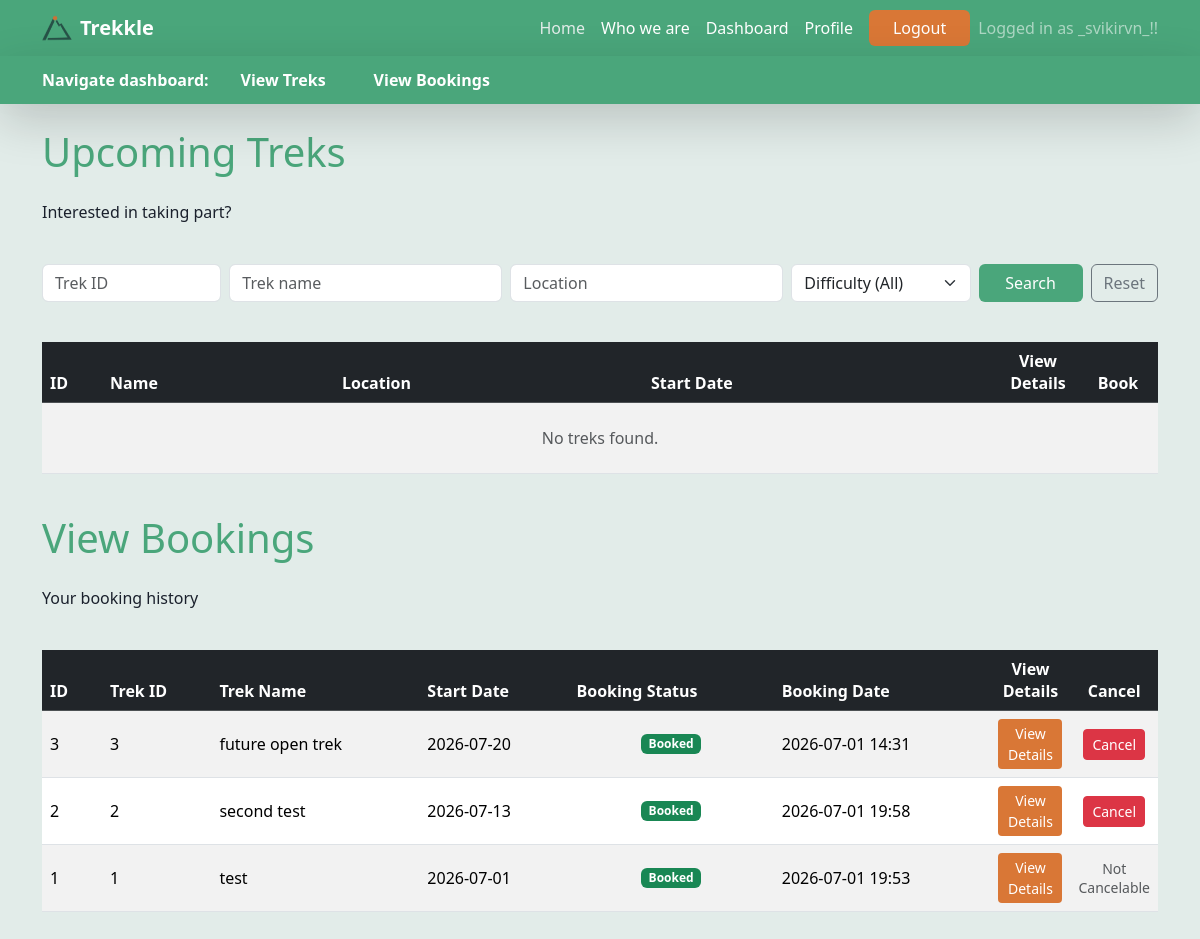
/trekker/dashboard (signed in), run on the app's committed database.
### models.py (models this page shows)
class User(UserMixin, db.Model):
    id = db.Column(db.Integer, primary_key=True)
    username = db.Column(db.String(150), unique=True, nullable=False)
    email = db.Column(db.String(150), unique=True, nullable=False)
    password_hash = db.Column(db.String(255), nullable=False)
    full_name = db.Column(db.String(150), nullable=False)
    phone = db.Column(db.String(20))
    role = db.Column(db.String(20), nullable=False, default="trekker")
    status = db.Column(db.String(20), nullable=False, default="pending")
    created_at = db.Column(db.DateTime, default=lambda: datetime.now(timezone.utc))

class Booking(db.Model):
    id = db.Column(db.Integer, primary_key=True)
    user_id = db.Column(db.Integer, db.ForeignKey("user.id", ondelete="CASCADE"), nullable=False)
    trek_id = db.Column(db.Integer, db.ForeignKey("treks.id", ondelete="CASCADE"), nullable=False)
    booking_date = db.Column(db.DateTime, default=lambda: datetime.now(timezone.utc))
    status = db.Column(db.String(20), nullable=False, default="Booked")

class Treks(db.Model):
    id = db.Column(db.Integer, primary_key=True)
    name = db.Column(db.String(150), nullable=False)
    location = db.Column(db.String(150), nullable=False)
    description = db.Column(db.Text)
    difficulty = db.Column(db.String(20), nullable=False)
    duration_days = db.Column(db.Integer, nullable=False)
    total_slots = db.Column(db.Integer, nullable=False)
    available_slots = db.Column(db.Integer, nullable=False)
    start_date = db.Column(db.Date, nullable=False)
    end_date = db.Column(db.Date, nullable=False)
    status = db.Column(db.String(20), nullable=False, default="Open")
    trek_updates = db.Column(db.String(250), default="As Scheduled")
    created_at = db.Column(db.DateTime, default=lambda: datetime.now(timezone.utc))

### trekker.py (the view)
@trekker_bp.route('/trekker/dashboard')
@login_required
@trekker_required
def trekker_dashboard():
    search_id   = request.args.get('search_id', '').strip()
    search_name = request.args.get('search_name', '').strip()
    search_location = request.args.get('search_location', '').strip()
    search_difficulty = request.args.get('search_difficulty', '').strip()
    my_bookings = db.session.query(Booking, Treks).join(
        Treks, Booking.trek_id == Treks.id
    ).filter(
        Booking.user_id == current_user.id
    ).order_by(Booking.id.desc()).all()
    booked_trek_ids = {
        booking.trek_id for booking, trek in my_bookings
    }
    query = Treks.query.filter(
        ~Treks.id.in_(booked_trek_ids) if booked_trek_ids else True,
        Treks.start_date >= date.today(),
        Treks.status == 'Open'
    )
    all_treks = Treks.query.all()
    if search_id:
        try:
            query = query.filter(Treks.id == int(search_id))
        except ValueError:
            flash('Invalid Trek ID format.', 'error')
    if search_name:
        query = query.filter(Treks.name.ilike(f'%{search_name}%'))
    if search_location:
        query = query.filter(Treks.location.ilike(f'%{search_location}%'))
    if search_difficulty:
        query = query.filter(Treks.difficulty.ilike(f'%{search_difficulty}%'))
    treks = query.order_by(Treks.id).all()
    def find_trek(trek_id):
        return Treks.query.get(trek_id)
    return render_template(
        'trekker.html',
        user=current_user,
        my_bookings=my_bookings,
        search_id=search_id,
        search_name=search_name,
        search_location=search_location,
        search_difficulty=search_difficulty,
        treks=treks,
        all_treks=all_treks,
        find_trek=find_trek,
        date=date
        )

### app.py (called while the page is built)
@login_manager.user_loader
def load_user(user_id):
    return(User.query.get(int(user_id)))

### trekker.py (called while the page is built)
def trekker_required(f):
    @wraps(f)
    def wrapped(*args, **kwargs):
        if current_user.role != 'Trekker' or current_user.status != 'active':
            from flask import abort
            abort(403)
        return f(*args, **kwargs)
    return wrapped

### templates/trekker.html (shortened to what this page needs)
{%extends "base.html"%}
{%block subnav%}
<div class="navbar navbar-expand-lg navbar-dark navbar-trekkle shadow-lg sticky-top">
    <div class="container">
        <div class="d-flex align-items-center gap-3">
            <span class="text-white fw-bold ">Navigate dashboard:</span>
            <a href="#view-treks" class="nav-link text-white fw-semibold px-3 py-1">
                View Treks
            </a>
            <a href="#view-bookings" class="nav-link text-white fw-semibold px-3 py-1">
                View Bookings
            </a>
        </div>
    </div>
</div>
{%endblock%}
{%block content%}
<div class="container py-4">
    <div class="row g-3 mb-4 align-items-end">
        <h1 class="mb-2 text-trekkle-primary" id="view-treks">Upcoming Treks</h1>
        <p class="text mb-4">Interested in taking part?</p>
        <div class="col-12">
            <form method="GET" action="{{ url_for('trekker_bp.trekker_dashboard') }}" class="row g-2 align-items-center" id="form_search_treks">
                <div class="col-12 col-md-2">
                    <input type="number" name="search_id" class="form-control" placeholder="Trek ID" value="{{ search_id }}" min="1">
                </div>
                <div class="col-12 col-md-3">
                    <input type="text" name="search_name" class="form-control" placeholder="Trek name" value="{{ search_name }}">
                </div>
                <div class="col-12 col-md-3">
                    <input type="text" name="search_location" class="form-control" placeholder="Location" value="{{ search_location }}">
                </div>
                <div class="col-12 col-md-2">
                    <select name="search_difficulty" class="form-select">
                        <option value="">Difficulty (All)</option>
                    </select>
                </div>
                <div class="col-12 col-md-2 d-flex gap-2">
                    <button type="submit" class="btn btn-trekkle-primary flex-grow-1">Search</button>
                    <a href="{{ url_for('trekker_bp.trekker_dashboard') }}" class="btn btn-outline-secondary" title="Reset Filters">Reset</a>
                </div>
            </form>
        </div>
    </div>
    <div style="max-height: 420px; overflow-y: auto;">
        <table class="table table-hover table-striped align-middle mb-0" id="treks_table">
            <thead class="table-dark">
                <tr>
                    <th style="width:60px">ID</th>
                    <th>Name</th>
                    <th>Location</th>
                    <th>Start Date</th>
                    <th style="width:80px" class="text-center">View Details</th>
                    <th style="width:80px" class="text-center">Book</th>
                </tr>
            </thead>
            <tbody>
                {% if treks %}
                {% for trek in treks %}
                <tr>
                    <td>{{ trek.id }}</td>
                    <td>{{ trek.name }}</td>
                    <td>
                        {{ trek.location }}
                    </td>
                    <td>
                        {{ trek.start_date.strftime('%Y-%m-%d') }}
                    </td>
                    <td class="text-center">
                        <button class="btn btn-sm btn-trekkle-cta" data-bs-toggle="modal"
                            data-bs-target="#viewModal{{ trek.id }}" title="View Details">
                            View Details
                        </button>
                    </td>
                    <td class="text-center">
                        <form method="POST" action="{{ url_for('trekker_bp.book_trek', trek_id=trek.id) }}">
                            <button type="submit" class="btn btn-sm btn-trekkle-cta" title="Book trek">
                                Book
                            </button>
                        </form>
                    </td>
                </tr>
                {% endfor %}
                {% else %}
                <tr>
                    <td colspan="6" class="text-center text-muted py-4">No treks found.</td>
                </tr>
                {% endif %}
            </tbody>
        </table>
    </div>
    <div class="row g-3 mb-4 align-items-end mt-4">
        <h1 class="mb-2 text-trekkle-primary" id="view-bookings">View Bookings</h1>
        <p class="text mb-4">Your booking history</p>
        <div style="max-height: 420px; overflow-y: auto;">
            <table class="table table-hover table-striped align-middle mb-0" id="bookings_table">
                <thead class="table-dark">
                    <tr>
                        <th style="width:60px">ID</th>
                        <th>Trek ID</th>
                        <th>Trek Name</th>
                        <th>Start Date</th>
                        <th>Booking Status</th>
                        <th>Booking Date</th>
                        <th style="width:80px" class="text-center">View Details</th>
                        <th style="width:80px" class="text-center">Cancel</th>
                    </tr>
                </thead>
                <tbody>
                    {% if my_bookings %}
                    {% for booking, trek_info in my_bookings %}
                    <tr>
                        <td>{{ booking.id }}</td>
                        <td>{{ booking.trek_id }}</td>
                        <td>
                            {{ trek_info.name }}
                        </td>
                        <td>
                            {{ trek_info.start_date.strftime('%Y-%m-%d') }}
                        </td>
                        <td class="text-center">
                            {% if booking.status == 'Booked' %}
                            <span class="badge bg-success">Booked</span>
                            {% elif booking.status == 'Cancelled' %}
                            <span class="badge bg-danger">Cancelled</span>
                            {% else %}
                            <span class="badge bg-secondary">{{ booking.status }}</span>
                            {% endif %}
                        </td>
                        <td>
                            {{ booking.booking_date.strftime('%Y-%m-%d %H:%M') }}
                        </td>
                        <td class="text-center">
                            <button class="btn btn-sm btn-trekkle-cta" data-bs-toggle="modal"
                                data-bs-target="#viewModal{{ booking.trek_id }}" title="View Details">
                                View Details
                            </button>
                        </td>
                        <td class="text-center">
                            {% if booking.status != 'Cancelled' %}
                            {% if trek_info.status != 'Completed' and trek_info.start_date > date.today() %}
                            <form method="POST"
                                action="{{ url_for('trekker_bp.cancel_booking', booking_id=booking.id) }}"
                                style="display:inline;" onsubmit="return confirm('cancel this booking?');">
                                <button type="submit" class="btn btn-sm btn-danger" title="Cancel booking">
                                    Cancel
                                </button>
                            </form>
                            {% else %}
                            <span class="text-muted small">Not Cancelable</span>
                            {% endif %}
                            {% endif %}
                        </td>
                    </tr>
                    {% endfor %}
                    {% else %}
                    <tr>
                        <td colspan="8" class="text-center text-muted py-4">No Bookings found.</td>
                    </tr>
                    {% endif %}
                </tbody>
            </table>
        </div>
    </div>
</div>
{%endblock%}

### templates/base.html (shortened to what this page needs)
<html>
<head>
    <link href="https://cdn.jsdelivr.net/npm/bootstrap@5.3.8/dist/css/bootstrap.min.css" rel="stylesheet"
>
</head>
<body>
    <nav class="navbar navbar-expand-lg navbar-dark navbar-trekkle shadow-lg">
        <div class="container">
            <a class="navbar-brand d-flex align-items-center" href="{{url_for('home')}}">
                <img src="../static/images/LOGO_Trekkle.png" alt="Trekkle Logo" width="30" height="30"
                    class="d-inline-block align-text-top me-2">
                <span class="fw-bold">Trekkle</span>
            </a>
            <div class="collapse navbar-collapse" id="navbarNav">
                <div class="d-flex align-items-center ms-auto gap-2">
                    <ul class="navbar-nav me-auto mb-2 mb-lg-0 ms-lg-4">
                        <li class="nav-item">
                            <a class="nav-link active" aria-current="page" href="#">Home</a>
                        </li>
                        <li class="nav-item">
                            <a class="nav-link" href="{{url_for('home')}}#about">Who we are</a>
                        </li>
                        {%if user.is_authenticated %}
                        <li class="nav-item">
                            <a class="nav-link" href="{{url_for('dashboard')}}">Dashboard</a>
                        </li>
                        <li class="nav-item">
                            <a class="nav-link" href="{{url_for('profile')}}">Profile</a>
                        </li>
                        <div class="d-flex align-items-center">
                            <a href="{{ url_for('logout')}}" class="btn btn-trekkle-cta mx-2 px-4"
                                role="button">Logout</a>
                        </div>
                        <span class="navbar-text">
                            Logged in as {{user.username}}!!
                        </span>
                        {%endif%}
                </div>
            </div>
        </div>
    </nav>
    {%block subnav%}{%endblock%}
    {%block content%}
    {%endblock%}
</body>
</html>

### templates/base.html (style rules this page uses)
:root { --tk-primary: #4aa67b; --tk-secondary: #D97736; --tk-bg-light: #F8F9FA; --tk-bg-dark: #1A202C; --tk-accent: #E2ECE9; }
body { background-color: var(--tk-accent); color: var(--tk-bg-dark); }
.navbar-trekkle { background-color: var(--tk-primary) !important; }
.navbar-trekkle .navbar-brand, .navbar-trekkle .nav-link { color: #ffffff !important; transition: color 0.2s ease-in-out; }
.navbar-trekkle .nav-link:hover, .navbar-trekkle .nav-link.active { color: var(--tk-accent) !important; }
.btn-trekkle-primary { background-color: var(--tk-primary); color: #ffffff; border: none; }
.btn-trekkle-cta { background-color: var(--tk-secondary); color: #ffffff; border: none; font-weight: 500; }
.text-trekkle-primary { color: var(--tk-primary) !important; }

### data on the page
User: username "_svikirvn_"
Booking: id "3", trek_id "3", name "future open trek", start_date "2026-07-20", status "Booked", booking_date "2026-07-01 14:31"
Booking: id "2", trek_id "2", name "second test", start_date "2026-07-13", status "Booked", booking_date "2026-07-01 19:58"
Booking: id "1", trek_id "1", name "test", start_date "2026-07-01", status "Booked", booking_date "2026-07-01 19:53"
